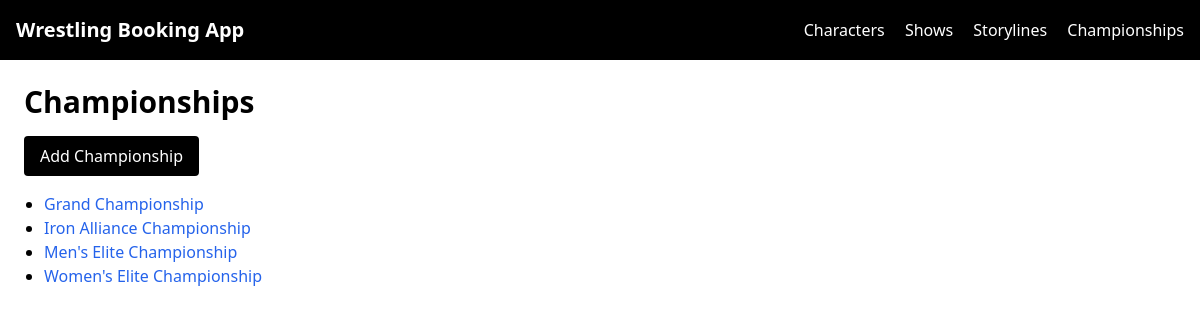
Page /titles/ on the committed database.
### core/models.py (models this page shows, shortened)
class Championship(models.Model):
    class Eligibility(models.TextChoices):
        MEN = "MEN", "Men Only"
        WOMEN = "WOMEN", "Women Only"
        OPEN = "OPEN", "Men & Women"
    name = models.CharField(max_length=100, unique=True)
    eligibility = models.CharField(
        max_length=10,
        choices=Eligibility.choices
    )
    is_active = models.BooleanField(default=True)

### titles/views.py (the view)
# urls.py: path("", ChampionshipListView.as_view(), name="championship-list"),
class ChampionshipListView(ListView):
    model = Championship
    template_name = "titles/championship_list.html"
    context_object_name = "championships"
    ordering = ['name']

### titles/templates/titles/championship_list.html (shortened to what this page needs)
{% extends "base.html" %}
{% block content %}
<h1 class="text-3xl font-bold mb-4">Championships</h1>
<a href="{% url 'championship-add' %}" class="bg-black text-white px-4 py-2 rounded mb-4 inline-block">Add Championship</a>
<ul class="list-disc pl-5">
    {% for championship in championships %}
        <li>
            <a href="{% url 'championship-detail' championship.id %}" class="text-blue-600">{{ championship.name }}</a>
        </li>
    {% empty %}
        <li>No championships yet.</li>
    {% endfor %}
</ul>
{% endblock %}

### rows in the picture
Championship: name "Grand Championship"
Championship: name "Iron Alliance Championship"
Championship: name "Men's Elite Championship"
Championship: name "Women's Elite Championship"
